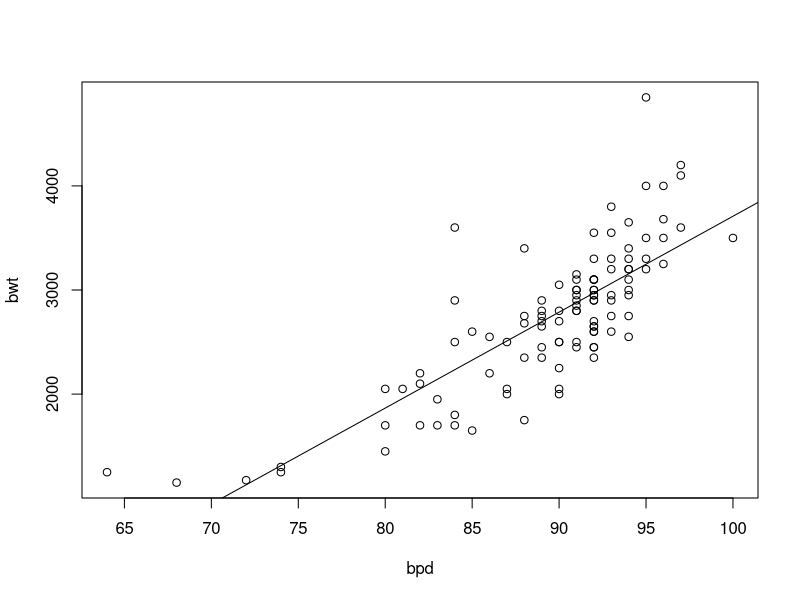
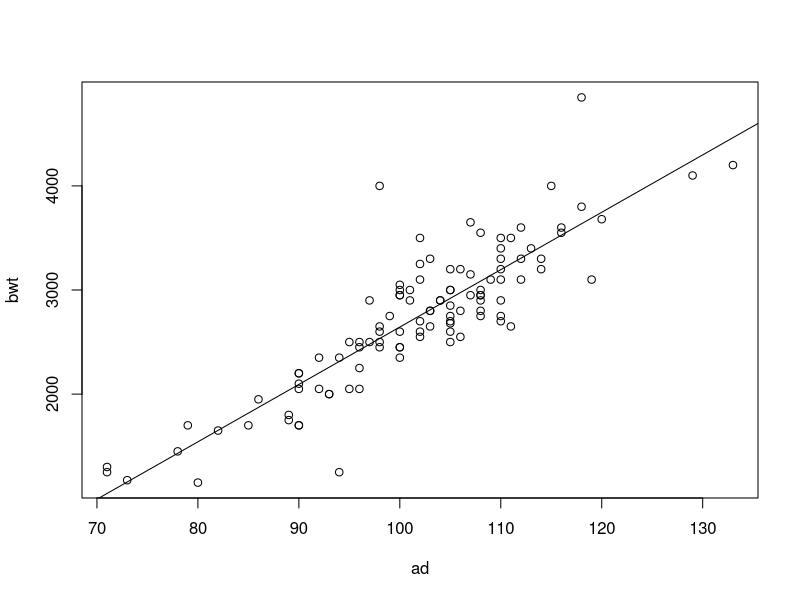

Source code (R) for these figures, in order:
a = read.table("secher.txt", header=T)
names(a)

# First model of bwt~bpd
model1 = lm(bwt~bpd, data=a)
sum.model1 = summary(model1)
R2_1 = sum.model1$r.squared
f1 = sum.model1$fstatistic
p.value1 = pf(f1[1],f1[2],f1[3],lower.tail=F)
output1 = sprintf("For bwt~bpd: R2 = %f and p-value = %f", R2_1, p.value1)
cat(output1)
intercept1 = model1$coefficients[1]
slope1 = model1$coefficients[2]
output1 = sprintf(" slope=%f intercept=%f\n", slope1, intercept1)
cat(output1)
png("graph1.png")
plot(bwt~bpd, data=a)
abline(model1)
dev.off()

# Second model of bwt~ad
model2 = lm(bwt~ad, data=a)
sum.model2 = summary(model2)
R2_2 = sum.model2$r.squared
f2 = sum.model2$fstatistic
p.value2 = pf(f2[1],f2[2],f2[3],lower.tail=F)
output2 = sprintf("For bwt~ad: R2 = %f and p-value = %f", R2_2, p.value2)
cat(output2)
intercept2 = model2$coefficients[1]
slope2 = model2$coefficients[2]
output2 = sprintf(" slope = %f intercept = %f", slope2, intercept2)
cat(output2)
png("graph2.png")
plot(bwt~ad, data=a)
abline(model2)
dev.off()